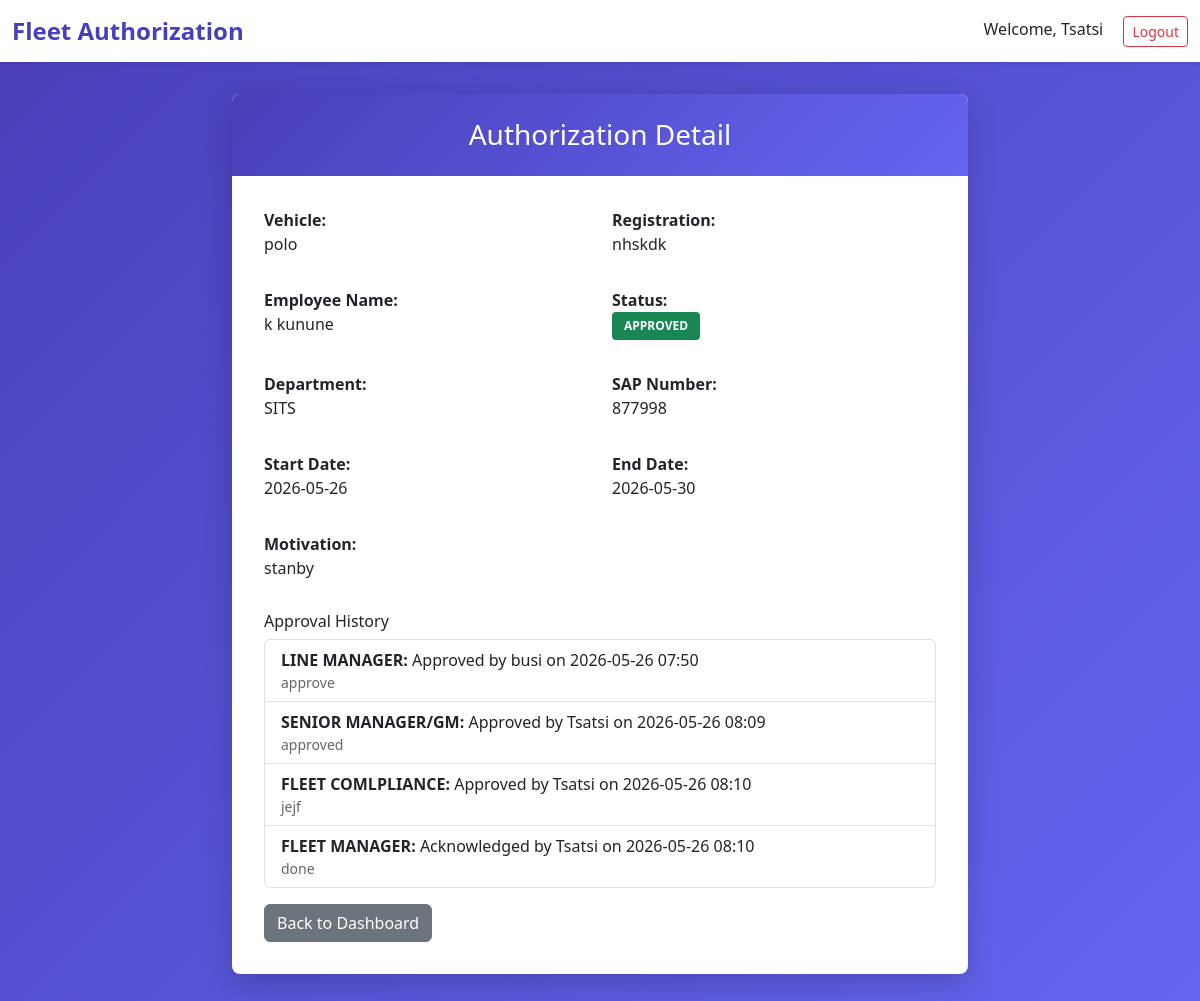
/authorization/13/ (signed in), run on the app's committed database.
### CityPowerVehicle/models.py (models this page shows, shortened)
class VehicleAuth(models.Model):
    vehicle_decription = models.CharField(max_length=255)
    vehicle_registration = models.CharField(max_length=10)
    odometer = models.PositiveIntegerField()
    surname_initials = models.CharField(max_length=255)
    sap_no = models.IntegerField()
    department = models.CharField(max_length=255)
    cost_centre = models.IntegerField()
    Designation = models.CharField(max_length=255)
    SDC = models.CharField(
        max_length=10,
        choices=SERVICE_DELIVERY_CENTRE,
    )
    resident_address = models.TextField()
    secure_locked_place = models.CharField(
        max_length=3,
        choices=VEHICLE_SECURITY,
    )
    behind_locked_gates = models.CharField(
        max_length=3,
        choices=VEHICLE_SECURITY,
    )
    start_date = models.DateField(null=True, blank=True)
    end_date = models.DateField(null=True, blank=True)
    motivation = models.TextField()
    declaration = models.BooleanField(default=False)
    submitted_by = models.ForeignKey(User, on_delete=models.CASCADE)
    created_at = models.DateTimeField(auto_now_add=True)
    status = models.CharField(
        max_length=20,
        choices=STATUS_CHOICES,
        default='PENDING',
    )
    next_approval_role = models.CharField(
        max_length=50,
        choices=APPROVAL_ROLES,
        default='LINE MANAGER',
    )
    line_manager_name = models.CharField(max_length=255, blank=True)
    line_manager_email = models.EmailField(blank=True)
    senior_manager_name = models.CharField(max_length=255, blank=True)
    senior_manager_email = models.EmailField(blank=True)
    fleet_compliance_name = models.CharField(max_length=255, blank=True)
    fleet_compliance_email = models.EmailField(blank=True)
    fleet_manager_name = models.CharField(max_length=255, blank=True)
    fleet_manager_email = models.EmailField(blank=True)
    def is_editable_by(self, user):
        return self.status == 'PENDING' and self.submitted_by == user
    def is_deletable_by(self, user):
        return self.status == 'PENDING' and self.submitted_by == user

class Approval(models.Model):
    authorization = models.ForeignKey(
        VehicleAuth,
        on_delete=models.CASCADE,
        related_name='approvals',
    )
    role = models.CharField(max_length=50, choices=APPROVAL_ROLES)
    approved_by = models.ForeignKey(
        User,
        on_delete=models.SET_NULL,
        null=True,
        blank=True,
    )
    approved = models.BooleanField(default=False)
    acknowledged = models.BooleanField(default=False)
    comments = models.TextField(blank=True)
    signed_on = models.DateTimeField(null=True, blank=True)
    def get_display_status(self):
        if self.acknowledged:
            return 'Acknowledged'
        return 'Approved' if self.approved else 'Rejected'

### CityPowerVehicle/views.py (the view, shortened to what this page needs)
# urls.py: path('authorization/<int:pk>/', views.auth_detail, name='auth_detail'),
@login_required
@never_cache
def auth_detail(request, pk):
    authorization = get_object_or_404(VehicleAuth, pk=pk)
    approval_history = authorization.approvals.order_by('signed_on')
    next_role_label = None
    return render(
        request,
        'CityPowerVehicle/auth_detail.html',
        {
            'authorization': authorization,
            'approval_history': approval_history,
            'can_edit': authorization.is_editable_by(request.user),
            'can_delete': authorization.is_deletable_by(request.user),
            'can_approve': (
                authorization.status == 'PENDING'
                and user_has_role(
                    request.user,
                    authorization.next_approval_role,
                )
            ),
            'next_role_label': next_role_label,
        },
    )

### CityPowerVehicle/templates/CityPowerVehicle/auth_detail.html (shortened to what this page needs)
{% extends 'base.html' %}
{% block content %}
<div class="row justify-content-center">
    <div class="col-md-8">
        <div class="card">
            <div class="card-header text-center">
                <h3 class="mb-0">Authorization Detail</h3>
            </div>
            <div class="card-body">
                <div class="row mb-3">
                    <div class="col-md-6">
                        <p>
                            <strong>Vehicle:</strong><br>
                            {{ authorization.vehicle_decription }}
                        </p>
                    </div>
                    <div class="col-md-6">
                        <p>
                            <strong>Registration:</strong><br>
                            {{ authorization.vehicle_registration }}
                        </p>
                    </div>
                </div>
                <div class="row mb-3">
                    <div class="col-md-6">
                        <p>
                            <strong>Employee Name:</strong><br>
                            {{ authorization.surname_initials }}
                        </p>
                    </div>
                    <div class="col-md-6">
                        <p>
                            <strong>Status:</strong><br>
                            <span class="badge bg-{% if authorization.status == 'APPROVED' %}success{% elif authorization.status == 'REJECTED' %}danger{% else %}warning{% endif %}">
                                {{ authorization.status }}
                            </span>
                        </p>
                    </div>
                </div>
                <div class="row mb-3">
                    <div class="col-md-6">
                        <p>
                            <strong>Department:</strong><br>
                            {{ authorization.department }}
                        </p>
                    </div>
                    <div class="col-md-6">
                        <p>
                            <strong>SAP Number:</strong><br>
                            {{ authorization.sap_no }}
                        </p>
                    </div>
                </div>
                <div class="row mb-3">
                    <div class="col-md-6">
                        <p>
                            <strong>Start Date:</strong><br>
                            {{ authorization.start_date|date:"Y-m-d" }}
                        </p>
                    </div>
                    <div class="col-md-6">
                        <p>
                            <strong>End Date:</strong><br>
                            {{ authorization.end_date|date:"Y-m-d" }}
                        </p>
                    </div>
                </div>
                <div class="row mb-3">
                    <div class="col-md-12">
                        <p>
                            <strong>Motivation:</strong><br>
                            {{ authorization.motivation }}
                        </p>
                    </div>
                </div>
                {% if approval_history.exists %}
                <div class="row mb-3">
                    <div class="col-md-12">
                        <h6>Approval History</h6>
                        <ul class="list-group">
                            {% for approval in approval_history %}
                            <li class="list-group-item">
                                <strong>{{ approval.role }}:</strong> {{ approval.get_display_status }} by {{ approval.approved_by.username }} on {{ approval.signed_on|date:"Y-m-d H:i" }}
                                {% if approval.comments %}
                                    <div class="text-muted small">{{ approval.comments }}</div>
                                {% endif %}
                            </li>
                            {% endfor %}
                        </ul>
                    </div>
                </div>
                {% endif %}
                <div class="d-flex gap-2 flex-wrap">
                    <a href="{% url 'dashboard' %}" class="btn btn-secondary">Back to Dashboard</a>
                </div>
            </div>
        </div>
    </div>
</div>
{% endblock %}

### CityPowerVehicle/templates/base.html (shortened to what this page needs)
<!DOCTYPE html>
<html>
<head>
    <link
        href="https://cdn.jsdelivr.net/npm/bootstrap@5.3.0/dist/css/bootstrap.min.css"
        rel="stylesheet"
    >
</head>
<body>
<nav class="navbar navbar-light">
    <div class="container-fluid">
        <span class="navbar-brand">
            Fleet Authorization
        </span>
         {% if user.is_authenticated %}
        <div>
            <span class="me-3">Welcome, {{ user.username }}</span>
            <a href="{% url 'logout' %}" class="btn btn-sm btn-outline-danger">Logout</a>
        </div>
        {% endif %}
    </div>
</nav>
<div class="container">
    {% block content %}
    {% endblock %}
</div>
</body>
</html>

### CityPowerVehicle/templates/base.html (style rules this page uses)
* { margin: 0; padding: 0; box-sizing: border-box; }
body { background: linear-gradient(135deg, #4a3fb8 0%, #6366f1 100%); min-height: 100vh; font-family: 'Segoe UI', Tahoma, Geneva, Verdana, sans-serif; }
.navbar { background-color: white !important; box-shadow: 0 2px 4px rgba(0,0,0,0.1); }
.navbar-brand { font-size: 1.5rem; font-weight: bold; color: #4a3fb8 !important; }
.container { padding-top: 2rem; padding-bottom: 2rem; }
.card { border: none; border-radius: 8px; box-shadow: 0 10px 30px rgba(0,0,0,0.2); }
.card-header { border-radius: 8px 8px 0 0 !important; background: linear-gradient(135deg, #4a3fb8 0%, #6366f1 100%) !important; color: white !important; border: none; padding: 1.5rem; }
.card-body { padding: 2rem; }
.badge { padding: 0.5rem 0.75rem; border-radius: 4px; }
a { color: #4a3fb8; text-decoration: none; transition: color 0.2s; }
.text-muted { color: #666 !important; }

### data on the page
VehicleAuth: vehicle_decription "polo", vehicle_registration "nhskdk", surname_initials "k kunune", status "APPROVED", department "SITS", sap_no "877998", start_date "2026-05-26", end_date "2026-05-30", motivation "stanby"
Approval: role "LINE MANAGER", get_display_status "Approved", approved_by.username "busi", signed_on "2026-05-26 07:50", comments "approve"
Approval: role "SENIOR MANAGER/GM", get_display_status "Approved", approved_by.username "Tsatsi", signed_on "2026-05-26 08:09", comments "approved"
Approval: role "FLEET COMLPLIANCE", get_display_status "Approved", approved_by.username "Tsatsi", signed_on "2026-05-26 08:10", comments "jejf"
Approval: role "FLEET MANAGER", get_display_status "Acknowledged", approved_by.username "Tsatsi", signed_on "2026-05-26 08:10", comments "done"

### other printed values
{{ user.username }} "Tsatsi"
